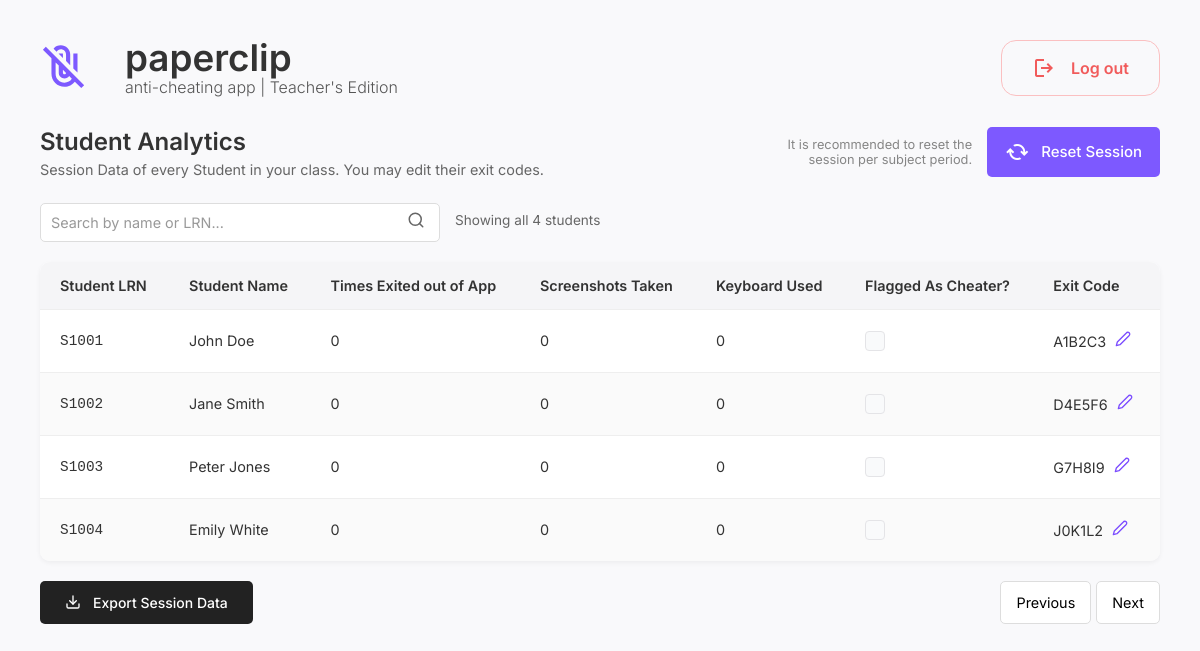
/dashboard.php (signed in), run on the app's committed database.
### tables this page shows
CREATE TABLE `students_teacher1` (
  `id` int NOT NULL,
  `lrn` varchar(255) NOT NULL,
  `name` varchar(255) NOT NULL,
  `times_exited` int DEFAULT '0',
  `screenshots_taken` int DEFAULT '0',
  `keyboard_used` int DEFAULT '0',
  `flagged_as_cheater` tinyint(1) DEFAULT '0',
  `exit_code` varchar(255) DEFAULT '',
  `CREATED_AT` timestamp NULL DEFAULT CURRENT_TIMESTAMP,
  `UPDATED_AT` timestamp NULL DEFAULT CURRENT_TIMESTAMP ON UPDATE CURRENT_TIMESTAMP
);

### dashboard.php (the view, shortened to what this page needs)
<?php
require_once 'db_connect.php';
$student_table_name = $_SESSION['student_table_name'] ?? null;
$students = [];
$sql = "SELECT lrn, name, times_exited, screenshots_taken, keyboard_used, flagged_as_cheater, exit_code FROM `" . $student_table_name . "`";
if ($stmt = $mysqli->prepare($sql)) {
    if ($stmt->execute()) {
        $result = $stmt->get_result();
        while ($row = $result->fetch_assoc()) {
            $students[] = $row;
        }
    } else {
        error_log("SQL Error (fetch students): " . $stmt->error);
        echo "ERROR: Could not fetch student data. " . $stmt->error;
    }
} else {
    error_log("SQL Prepare Error (fetch students): " . $mysqli->error);
    echo "ERROR: Could not prepare statement for fetching students. " . $mysqli->error;
}
?>
<!DOCTYPE html>
<html lang="en">
<head>
    <link rel="stylesheet" href="css/dashboard.css">
</head>
<body>
    <div class="container">
        <header>
            <div class="logo-container">
                <div class="logo">
                </div>
                <div class="app-title">
                    <h1>paperclip</h1>
                    <div class="app-subtitle">anti-cheating app | Teacher's Edition</div>
                </div>
            </div>
            <a href="logout.php" class="logout-btn" style="text-decoration: none;">
                <span class="material-symbols-outlined">
                </span>
                Log out
            </a>
        </header>
        <div class="dashboard-header">
            <div class="dashboard-title">
                <h2>Student Analytics</h2>
                <div class="dashboard-subtitle">Session Data of every Student in your class. You may edit their exit
                    codes.</div>
            </div>
            <div class="reset-session-container">
                <div class="reset-recommendation">
                    It is recommended to reset the session per subject period.
                </div>
                <form id="resetSessionForm" action="dashboard.php" method="POST" style="display:inline;">
                    <button type="button" class="reset-btn" id="resetSessionBtn">
                        <span class="material-symbols-outlined">
                        </span>
                        Reset Session
                    </button>
                </form>
            </div>
        </div>
        <div class="search-container">
            <div class="search-box">
                <input type="text" class="search-input" id="studentSearch" placeholder="Search by name or LRN...">
            </div>
            <div class="search-stats" id="searchStats">Showing all students</div>
        </div>
        <table class="student-table">
            <thead>
                <tr>
                    <th>Student LRN</th>
                    <th>Student Name</th>
                    <th>Times Exited out of App</th>
                    <th>Screenshots Taken</th>
                    <th>Keyboard Used</th>
                    <th>Flagged As Cheater?</th>
                    <th>Exit Code</th>
                </tr>
            </thead>
            <tbody>
                <?php if (empty($students)): ?>
                    <tr>
                        <td colspan="7" style="text-align: center;">No student data available for this teacher.</td>
                    </tr>
                <?php else: ?>
                    <?php foreach ($students as $student): ?>
                        <tr>
                            <td class="student-id <?php echo $student['flagged_as_cheater'] ? 'warning-student' : ''; ?>"
                                data-label="Student LRN">
                                <?php echo htmlspecialchars($student['lrn']); ?>
                            </td>
                            <td class="<?php echo $student['flagged_as_cheater'] ? 'warning-student' : ''; ?>"
                                data-label="Student Name">
                                <?php echo htmlspecialchars($student['name']); ?>
                            </td>
                            <td class="<?php echo $student['flagged_as_cheater'] ? 'warning-student' : ''; ?>"
                                data-label="Times Exited out of App">
                                <?php echo htmlspecialchars($student['times_exited']); ?>
                            </td>
                            <td class="<?php echo $student['flagged_as_cheater'] ? 'warning-student' : ''; ?>"
                                data-label="Screenshots Taken">
                                <?php echo htmlspecialchars($student['screenshots_taken']); ?>
                            </td>
                            <td class="<?php echo $student['flagged_as_cheater'] ? 'warning-student' : ''; ?>"
                                data-label="Keyboard Used">
                                <?php echo htmlspecialchars($student['keyboard_used']); ?>
                            </td>
                            <td data-label="Flagged As Cheater?">
                                <div class="checkbox <?php echo $student['flagged_as_cheater'] ? 'checked' : ''; ?>"
                                    data-student-lrn="<?php echo htmlspecialchars($student['lrn']); ?>"
                                    data-is-flagged="<?php echo $student['flagged_as_cheater'] ? 'true' : 'false'; ?>">
                                </div>
                            </td>
                            <td data-label="Exit Code">
                                <span class="exit-code-display"
                                    id="exit-code-<?php echo htmlspecialchars($student['lrn']); ?>"><?php echo htmlspecialchars($student['exit_code']); ?></span>
                                <button class="edit-btn" data-student-lrn="<?php echo htmlspecialchars($student['lrn']); ?>"
                                    data-student-name="<?php echo htmlspecialchars($student['name']); ?>"
                                    data-current-exit-code="<?php echo htmlspecialchars($student['exit_code']); ?>">
                                    <svg xmlns="http://www.w3.org/2000/svg" width="16" height="16" viewBox="0 0 24 24"
                                        fill="none" stroke="currentColor" stroke-width="2" stroke-linecap="round"
                                        stroke-linejoin="round">
                                        <path d="M17 3a2.85 2.85 0 1 1 4 4L7.5 20.5 2 22l1.5-5.5L17 3z"></path>
                                    </svg>
                                </button>
                            </td>
                        </tr>
                    <?php endforeach; ?>
                <?php endif; ?>
            </tbody>
        </table>
        <div style="display: flex; justify-content: space-between; margin-top: 20px;">
            <a href="export.php" class="export-btn" style="text-decoration: none;">
                Export Session Data
            </a>
            <div class="pagination">
                <button>Previous</button>
                <button>Next</button>
            </div>
        </div>
    </div>
</body>
</html>

### css/dashboard.css (style rules this page uses)
body { font-family: 'Inter', sans-serif; background-color: #f9f9fb; margin: 0; padding: 20px; color: #333; box-sizing: border-box; }
*, *::before, *::after { box-sizing: border-box; }
.container { width: 100%; max-width: 1200px; margin: 0 auto; padding: 20px; }
header { display: flex; justify-content: space-between; align-items: center; margin-bottom: 30px; flex-wrap: wrap; gap: 15px; }
.logo-container { display: flex; align-items: center; flex: 1; min-width: 200px; }
.logo svg { width: 50px; height: 50px; margin-right: 35px; flex-shrink: 0; }
.app-title h1 { font-size: clamp(1.8rem, 4vw, 2.3rem); font-weight: 600; margin: 0; line-height: 1; }
.app-subtitle { font-size: clamp(0.8rem, 2vw, 1rem); color: #555; font-weight: 300; }
.logout-btn { display: flex; align-items: center; color: #f15b5b; background-color: transparent; border: 1px solid #FBC0C1; border-radius: 15px; padding: 15px 30px; font-size: 16px; cursor: pointer; transition: all 0.2s; font-family: 'Inter', sans-serif; font-weight: 600; text-decoration: none; white-space: nowrap; }
.logout-btn span { margin-right: 15px; }
.dashboard-header { display: flex; justify-content: space-between; align-items: flex-start; margin-bottom: 20px; gap: 20px; flex-wrap: wrap; }
.dashboard-title { flex: 1; min-width: 250px; }
.dashboard-title h2 { font-size: clamp(1.3rem, 3vw, 1.5rem); font-weight: 600; margin: 0 0 5px 0; }
.dashboard-subtitle { font-size: clamp(0.8rem, 2vw, 0.9rem); color: #666; }
.reset-session-container { display: flex; align-items: center; gap: 15px; flex-wrap: wrap; }
.reset-recommendation { font-size: clamp(0.75rem, 1.5vw, 0.8rem); color: #868686; text-align: right; max-width: 200px; font-weight: 400; }
.reset-btn { display: flex; align-items: center; background-color: #7D59FF; color: white; border: none; border-radius: 5px; padding: 13px 18px; font-size: 15px; cursor: pointer; transition: background-color 0.2s; font-family: 'Inter', sans-serif; font-weight: 500; white-space: nowrap; }
.reset-btn span { margin-right: 12px; }
.search-container { display: flex; align-items: center; margin-bottom: 20px; gap: 15px; flex-wrap: wrap; }
.search-box { position: relative; flex: 1; min-width: 280px; max-width: 400px; }
.search-input { width: 100%; padding: 12px 45px 12px 15px; border: 1px solid #ddd; border-radius: 8px; font-size: 0.9rem; font-family: 'Inter', sans-serif; transition: all 0.2s; background-color: white; }
.search-input::placeholder { color: #999; }
.search-stats { font-size: 0.85rem; color: #666; white-space: nowrap; }
.student-table { width: 100%; min-width: 800px; border-collapse: collapse; border-radius: 10px; overflow: hidden; background-color: white; box-shadow: 0 2px 5px rgba(0, 0, 0, 0.05); }
.student-table th { background-color: #f5f5f7; font-weight: 600; text-align: left; padding: 15px 20px; font-size: 0.9rem; white-space: nowrap; }
.student-table td { padding: 15px 20px; border-top: 1px solid #eee; font-size: 0.9rem; }
.student-table tr:nth-child(even) { background-color: #fafafa; }
.student-id { font-family: monospace; font-size: 0.85rem; }
.edit-btn { color: #7c4dff; background: none; border: none; cursor: pointer; font-size: 1.2rem; padding: 5px; border-radius: 3px; transition: background-color 0.2s; }
.export-btn { display: flex; align-items: center; background-color: #222; color: white; border: none; border-radius: 5px; padding: 13px 25px; font-size: 14px; cursor: pointer; transition: background-color 0.2s; font-family: 'Inter', sans-serif; font-weight: 500; text-decoration: none; white-space: nowrap; }
.export-btn svg { margin-right: 12px; }
.pagination { display: flex; gap: 5px; }
.pagination button { background-color: white; border: 1px solid #ddd; padding: 8px 15px; cursor: pointer; border-radius: 5px; font-size: 0.9rem; font-family: 'Inter', sans-serif; transition: background-color 0.2s; }
.checkbox { position: relative; height: 20px; width: 20px; display: flex; justify-content: center; align-items: center; background-color: #F9FAFB; border: 1px solid #E4E4E7; border-radius: 4px; cursor: pointer; transition: all 0.2s; }
input[type="text"] { width: 100%; padding: 10px; border: 1px solid #ddd; border-radius: 5px; font-size: 0.9rem; margin-top: 5px; transition: border-color 0.2s; font-family: 'Inter', sans-serif; }

### data on the page
students_teacher1: lrn "S1001", name "John Doe", times_exited "0", screenshots_taken "0", keyboard_used "0", flagged_as_cheater 0 (drawn), exit_code "A1B2C3"
students_teacher1: lrn "S1002", name "Jane Smith", times_exited "0", screenshots_taken "0", keyboard_used "0", flagged_as_cheater 0 (drawn), exit_code "D4E5F6"
students_teacher1: lrn "S1003", name "Peter Jones", times_exited "0", screenshots_taken "0", keyboard_used "0", flagged_as_cheater 0 (drawn), exit_code "G7H8I9"
students_teacher1: lrn "S1004", name "Emily White", times_exited "0", screenshots_taken "0", keyboard_used "0", flagged_as_cheater 0 (drawn), exit_code "J0K1L2"
